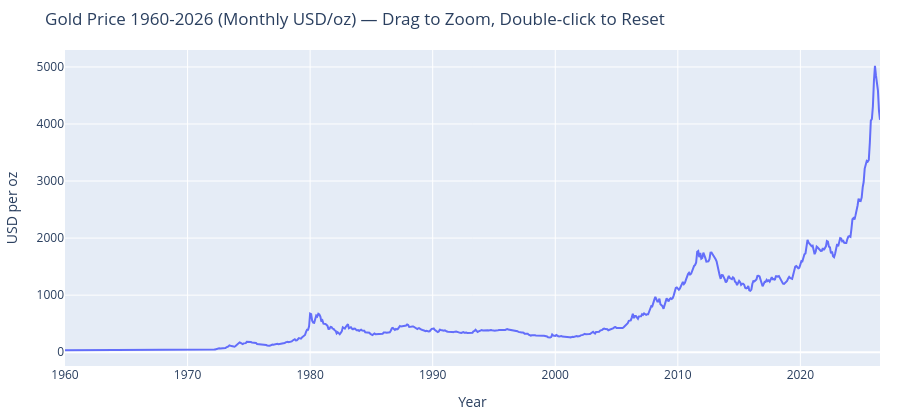

Write notebook code for a chart like this one.
### Markdown cell above
## Piece 3 — See the Whole 66-Year Line
Data Visualization

---
##### **What I did:** I made a line chart to visualize the gold price fluctuation over the years from 1960 - 2026

### Code cell
fig = go.Figure()
fig.add_trace(go.Scatter(x=gold["date"], y=gold["gold_price_usd"], mode="lines", name="Gold USD/oz",
                         line=dict(width=2), hovertemplate="%{x|%Y-%m}: $%{y:,.0f}<extra></extra>"))
fig.update_layout(title="Gold Price 1960-2026 (Monthly USD/oz) — Drag to Zoom, Double-click to Reset",
                  xaxis_title="Year", yaxis_title="USD per oz", height=420,
                  margin=dict(l=60,r=20,t=50,b=40))
fig.update_xaxes(rangeslider_visible=False)
fig.show()
print("Try dragging a box over 2008-2010 to zoom, double-click to reset.")

### Figure 1 — Plotly figure (JSON) as saved in the notebook; plotly's stock layout.template omitted (floating-point values rounded to 4 significant figures; data arrays with more than 128 entries replaced by an {"elided": "..."} marker saying what was removed)
{"data": [{"hovertemplate": "%{x|%Y-%m}: $%{y:,.0f}<extra></extra>", "line": {"width": 2}, "mode": "lines", "name": "Gold USD/oz", "type": "scatter", "x": {"elided": "799 str values"}, "y": {"elided": "799 int values"}}], "layout": {"height": 420, "margin": {"b": 40, "l": 60, "r": 20, "t": 50}, "title": {"text": "Gold Price 1960-2026 (Monthly USD/oz) — Drag to Zoom, Double-click to Reset"}, "xaxis": {"rangeslider": {"visible": false}, "title": {"text": "Year"}}, "yaxis": {"title": {"text": "USD per oz"}}}}
